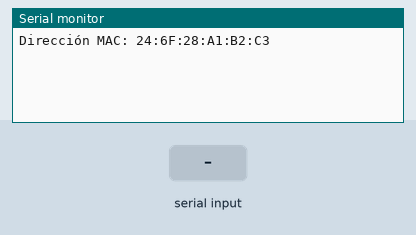
This sketch was run on a simulated ESP32. Parts: the last lines printed to the serial monitor. The inputs (shaded band) are chosen by the test bench.

Above: at 1.4 s.
1.5 s: "PING\n" received over the second serial link
At 1.9 s:
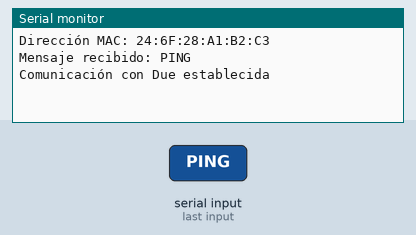
3.0 s: "1\n" received over the second serial link
At 4.2 s:
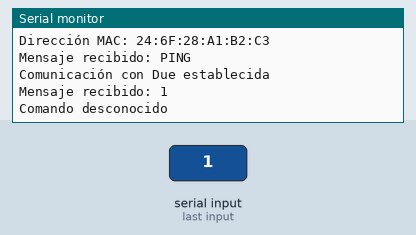

Measured:
- after the input at 1.5 s, the serial monitor: prints a new line at once (image 1)
- after the input at 3.0 s, the serial monitor: prints a new line at once (image 2)

The sketch:

test_esp32.ino
```cpp
/*
    **********************************************************************

      -------------------------------------------------
      |    ESP32-CAM PLUS   |  Arduino Due (Serial1)  |
      -------------------------------------------------
      |    IO17 (Tx1)       |      pin 19 (Rx1)       |
      |    IO16 (Rx1)       |      pin 18 (Tx1)       |
      |      3V3            |        3V3              |
      |      GND            |        GND              |
      -------------------------------------------------

      ------------------------------------------------------------
      |    ESP32-CAM PLUS              |    Barcode Reader       |
      ------------------------------------------------------------
      |  IO21 (Tx2-Software) (4º izq)  |  cable azul (Rx)        |
      |  IO19 (Rx2-Software) (1º izq)  |  cable naranja (Tx)     |
      |     3V3                        |        3V3              |
      |     GND                        |        GND              |
      ------------------------------------------------------------

      ¡¡¡¡¡ IMPORTANTE !!!!!
      USAR ARDUINO IDE. EN VSCODE NO FUNCIONA LA TERMINAL.

      ARDUINO BOARD CONFIGURATION:
      - Board: "ESP32 Dev Module"
      - Partition Scheme: "Huge APP (3MB No OTA/1MB SPIFFS)"
      - Flash Mode: "DIO"
      - Upload Speed: "460800"

      Con eso ya se puede subir el programa a la placa sin problemas y
      sin tener que presionar el botón de reset ni GIO0.

    **********************************************************************

 */


#include "Serial_functions.h" // incluye debug.h
#include <WiFi.h>


void setup()
{
    // --- COMUNICACIÓN SERIAL ---
    setupAllSerial();
    // ---------------------------


    // --- OBTENER MAC -----------
    // Inicializar WiFi
    WiFi.mode(WIFI_MODE_STA);

    // Imprimir la dirección MAC
    SerialPC.print("\nDirección MAC: ");
    SerialPC.println(WiFi.macAddress());
    // ---------------------------


}


void loop()
{
    if(hayMsgFromDue()) // Recibido algo del Due
    {
        // ------ Leer mensaje del Due ---------
        String msgFromDue;
        readMsgFromSerialDue(msgFromDue); // Leer mensaje del Serial

        SerialPC.println("\nMensaje recibido: " + msgFromDue);
        // -------------------------------------

        // ------ Comprobar comunicación Serial ----------
        if (msgFromDue == "PING") ackDue(); // Responder al Due (PONG) indicando comunicación establecida
        // -----------------------------------------------

        else SerialPC.println(F("Comando desconocido"));
    }

}
```

Serial_functions.h
```cpp
#ifndef SERIAL_FUNCTIONS_H
#define SERIAL_FUNCTIONS_H

#define SerialPC Serial

// ----- ESP32 <--> Due ---------
// ESP32-CAM PLUS
#define RXD1 16
#define TXD1 17

#define SerialDue Serial1
// ------------------------------


// ----- ESP32 <-- BR -----------
// BR: Barcode Reader
#include <SoftwareSerial.h>

#define RXD2 19 // Tx (naranja lector)
#define TXD2 21 // Rx (azul lector)

SoftwareSerial mySerial(RXD2, TXD2); // RX, TX
// ------------------------------

/*-----------------------------------------------------------------------------
                           DECLARACIÓN FUNCIONES
-----------------------------------------------------------------------------*/
// Funciones para manejar la comunicación Serial con el Due y el lector
void            setupAllSerial();                                // Inicializar comunicación serie con PC, Due y lector de código de barras
void            ackDue();                                        // Indicar que la comunicación está establecida

inline void     sendMsgToDue(const String &msg) { SerialDue.println(msg); };
inline bool     hayMsgFromDue() { return SerialDue.available() > 0; };
inline void     readMsgFromSerialDue(String &msgFromDue) { msgFromDue = SerialDue.readStringUntil('\n'); msgFromDue.trim(); };
/*-----------------------------------------------------------------------------*/


/*------------------------------------------------------------------------------
                           IMPLEMENTACIÓN FUNCIONES
/*-----------------------------------------------------------------------------*/


/*-----------------------------------------------------------------------------*/
/**
 * @brief Configura la comunicación serial entre el ESP32 y los demás dispositivos (PC, Due y lector).
 *  Esta función inicializa los puertos seriales y establece la velocidad de baudios
 *  en 115200 para el PC y el Due, y en 9600 para el lector de código de barras.
 */
/*-----------------------------------------------------------------------------*/
void setupAllSerial()
{
    // Deben tener la misma velocidad de baudios que el PC, el Due y el Barcode Reader, respectivamente

    // ----- ESP32 - PC ----------
    SerialPC.begin(115200);
    delay(100);
    // ---------------------------

    // ----- ESP32 - Due ---------
    SerialDue.begin(115200, SERIAL_8N1, RXD1, TXD1);
    delay(100);
    // ---------------------------
}


/*-----------------------------------------------------------------------------*/
/**
 * @brief Envia una respuesta "PONG" al Due para indicar que la comunicación está establecida.
 *
 * Esta función envía un mensaje "PONG" al Due para indicar que la comunicación entre el ESP32 y el Due está establecida.
 */
/*-----------------------------------------------------------------------------*/
void ackDue()
{
    // Enviar respuesta "PONG" al Due para indicar que la comunicación está establecida
    sendMsgToDue("PONG");

    SerialPC.println(F("Comunicación con Due establecida"));
}


#endif
```
